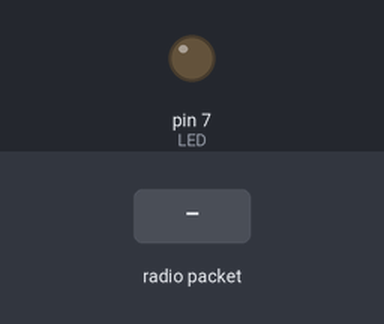
The sketch below on a simulated Arduino Uno, built with avr-gcc and run on an emulated ATmega328P. Shown: output pins drawn as LEDs (lit = HIGH). The inputs (shaded band) are chosen by the test bench. No radio packets arrive unless stated; what the sketch prints to the serial monitor is not drawn.

Above: at 1.2 s.
1.3 s: radio packet "1" arrives
At 2.0 s:
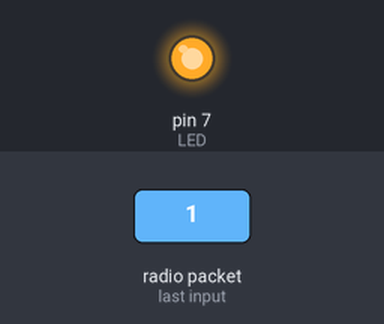
Timing chart, 0 to 4.3 s (numbered marks = the images above; inputs shaded):
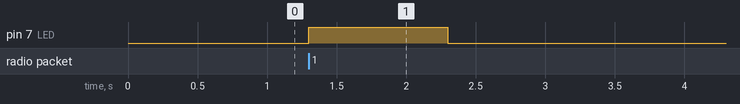

The sketch:

radio_receiver.ino
```cpp
// Include RadioHead Amplitude Shift Keying Library
#include <RH_ASK.h>
// Include dependant SPI Library
#include <SPI.h>

// Create Amplitude Shift Keying Object
RH_ASK rf_driver;
//radio pin is 11

#define LED 7
void setup()
{
    // Initialize ASK Object
    rf_driver.init();
    pinMode(LED, OUTPUT);


    // Setup Serial Monitor
    Serial.begin(9600);
}

void loop()
{
    // Set buffer to size of expected message
    uint8_t buf[11];
    uint8_t buflen = sizeof(buf);
    // Check if received packet is correct size
    if (rf_driver.recv(buf, &buflen))
    {

      // Message received with valid checksum
      Serial.print("Message Received: ");
      Serial.println((char*)buf);
      digitalWrite(LED, HIGH);
      delay(1000);
      digitalWrite(LED, LOW);

    }
}
```

Measured:
- after the input at 1.3 s, pin 7 (LED): LOW → HIGH at once, → LOW 1.0 s later
